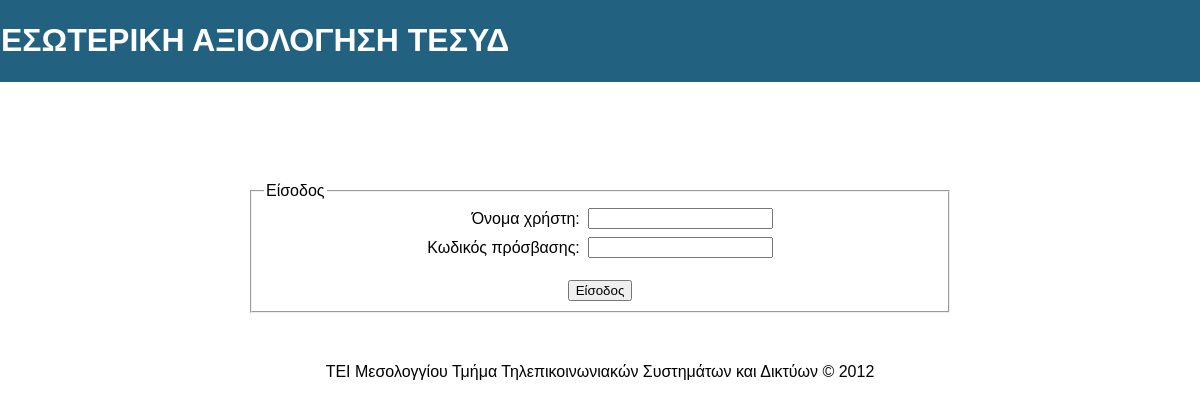
/, run on an earlier commit of the app's database.
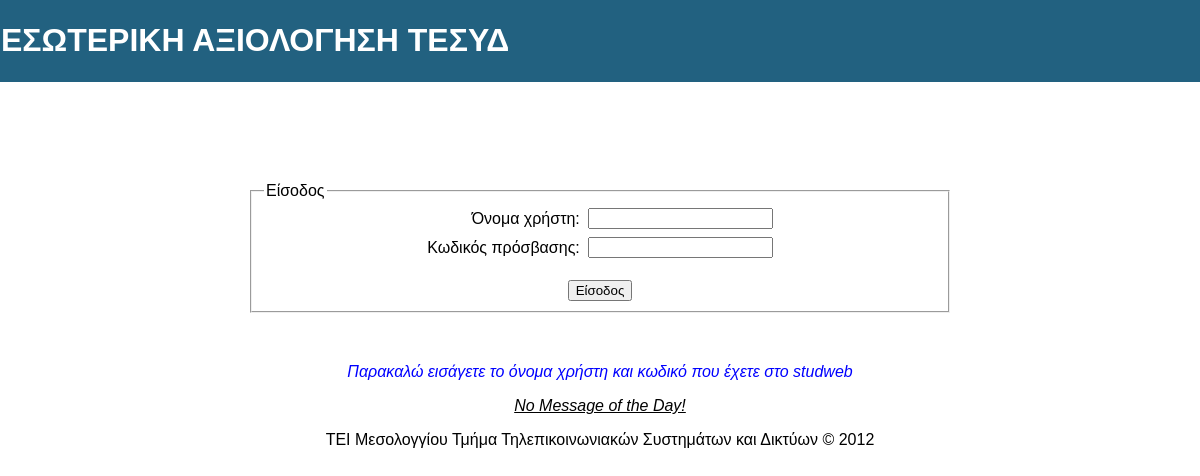
And on a later commit of the database.
### tables this page shows
CREATE TABLE IF NOT EXISTS `config` (
  `id` int(11) NOT NULL AUTO_INCREMENT,
  `warning_message` text,
  `intro_message` text,
  `evaluation_period` int(1) NOT NULL,
  PRIMARY KEY (`id`)
);

### index.php (the view, shortened to what this page needs)
<!DOCTYPE html PUBLIC "-//W3C//DTD XHTML 1.0 Transitional//EN" "http://www.w3.org/TR/xhtml1/DTD/xhtml1-transitional.dtd">
<html xmlns="http://www.w3.org/1999/xhtml">
	<head>
		<link rel="stylesheet" type="text/css" href="style.css"/>
	</head>
	<body>
		<div id="header">
  			<h1>ΕΣΩΤΕΡΙΚΗ ΑΞΙΟΛΟΓΗΣΗ ΤΕΣΥΔ</h1>
  		</div>
  		<div id="main">
  			<fieldset><legend>Είσοδος</legend>
  				<form action="act.php" name="login" method="post" onsubmit="return check();">
  					<table>
						<tr>
  							<td class="leftCols"><label for="username">Όνομα χρήστη:</label></td>
  							<td class="rightCols"><input type="text" name="username" id="username"/></td>
  						</tr>
  						<tr>
  							<td class="leftCols"><label for="pass">Κωδικός πρόσβασης:</label></td>
  							<td class="rightCols"><input type="password" name="pass" id="pass"/></td>
  						</tr>
  					</table>
  					<input type="submit" value="Είσοδος" id="submit" />
  				</form>
  			</fieldset>
  		</div>
  		<?php
			$sql = "SELECT * FROM config WHERE id='1'";
			$result = mysql_query($sql);
			$row = mysql_fetch_assoc($result);
		?>
        <p class='warning'><?php echo $row['warning_message']; ?></p>
        <p class='intro'><?php echo $row['intro_message']; ?></p>
  		<div id="footer">
  		</div>
	</body>
</html>

### style.css (style rules this page uses)
body { padding: 0px; margin: 0px; font-family: Verdana, Geneva, sans-serif; margin-left:auto; margin-right: auto; }
#header { border: solid 1px #226180; background-color: #226180; color: white; }
#main { margin-left: auto; margin-right: auto; text-align: center; }
#footer { margin-left: auto; margin-right: auto; text-align: center; }
fieldset { margin-left: 250px; margin-right: 250px; margin-top: 100px; text-align: center; }
legend { text-align: left; }
.leftCols { text-align: right; padding-right: 5px; padding-bottom: 5px; }
#submit, table { margin-left: auto; margin-right: auto; }
.warning { color: blue; font-style: italic; font-size: 1em; text-align: center; }
.rightCols { padding-bottom: 5px; }
#submit { margin-top: 15px; }
.intro { font-size: 1em; text-align: center; font-style: italic; text-decoration: underline; }

What changed in the data, as far as the page shows it:
added config: warning_message "Παρακαλώ εισάγετε το όνομα χρήστη και κωδικό που έχετε στο studweb", intro_message "No Message of the Day!"
